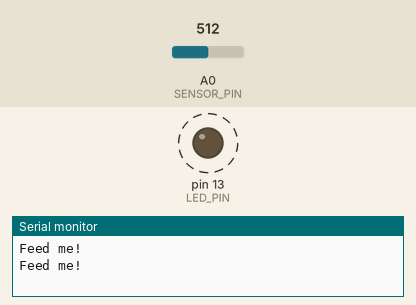
Bench run of a sketch on a simulated Arduino Uno, built with avr-gcc and run on an emulated ATmega328P. On the bench: output pins drawn as LEDs (lit = HIGH), the last lines printed to the serial monitor. Dashed ring = blinking. Inputs (shaded band) come from the test bench; at power-on: A0 (SENSOR_PIN) = 512.

Above: at 1.8 s.
1.9 s: A0 (SENSOR_PIN) set to 793
5.4 s: A0 (SENSOR_PIN) set to 810
At 6.7 s:
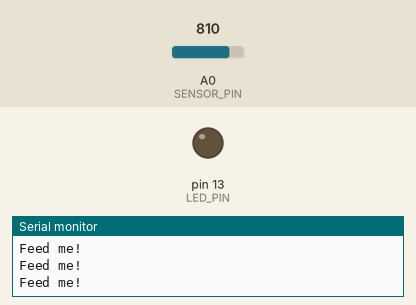
7.0 s: A0 (SENSOR_PIN) set to 790
At 7.4 s:
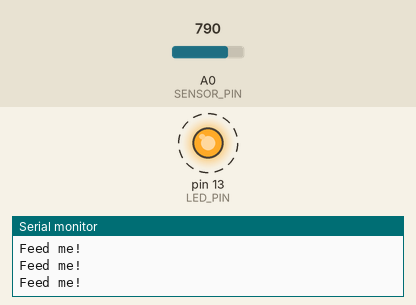
11.0 s: A0 (SENSOR_PIN) set to 900
At 11.7 s:
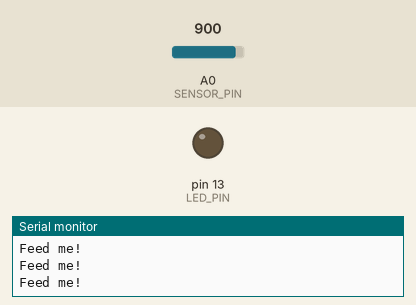
Timing chart, 0 to 13.5 s (numbered marks = the images above; inputs shaded):
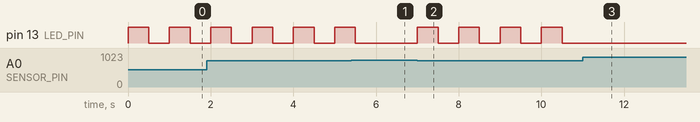

The sketch:

moisture_sensor.ino
```cpp
/* moisture_sensor
 *
 * This program checks the analog input (pin A0) coming from a moisture sensor
 * and switch on a LED placed on the digital pin 13 if the read data is below a
 * certain threshold.
 *
 * Developed by EverlastingFire, Orphan27 and PKangu
 *
 */

static int SENSOR_PIN = A0;           // sensor pin number
static int LED_PIN = 13;              // LED pin number
static int THRESHOLD = 800;           // threshold for activating the LED

static long SPEED=9600;               // speed of serial data's transmission
static long INTERVAL=500;             // interval in milliseconds

static char MESSAGE[]="Feed me!";     // message to print on the monitor

int reading;                          // analog sensor reading
int led_state;                        // current led state

void setup()
{
    pinMode(LED_PIN, OUTPUT);         // set the digital pin as output
    Serial.begin(SPEED);              // start sending and receiving serial data
}

void loop()
{

  reading = analogRead(SENSOR_PIN);   // get the sensor reading
  led_state = digitalRead(LED_PIN);   // get the current LED state

  if (reading<=THRESHOLD){            // check if the read value is below the threshold
    digitalWrite(LED_PIN, HIGH);      // turn on the LED
    Serial.println(MESSAGE);          // print the message to the monitor
    delay(INTERVAL);                  // wait for blink
    digitalWrite(LED_PIN, LOW);       // turn off the LED
    delay(INTERVAL);                  // wait for recheck
  }

}
```

Measured:
- the behaviour switches between 800 and 801 on A0 (SENSOR_PIN) (found by bisection; images 0 and 1)
- after the input at 5.4 s, pin 13 (LED_PIN): goes on until 5.5 s, then stays LOW
- after the input at 7.0 s, pin 13 (LED_PIN): alternates HIGH for 0.50 s and LOW for 0.50 s, starting at once
- after the input at 11.0 s, pin 13 (LED_PIN): stops changing and stays LOW
- by itself, pin 13 (LED_PIN): alternates HIGH for 0.50 s and LOW for 0.50 s
